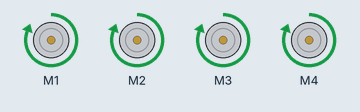
This sketch was run on a simulated Arduino Uno, built with avr-gcc and run on an emulated ATmega328P. Shown: 4 × DC motor (green arrow = forward, orange = backward, longer = faster).

Above: at 0.1 s.
Timing chart, 0 to 1.6 s (numbered marks = the images above):
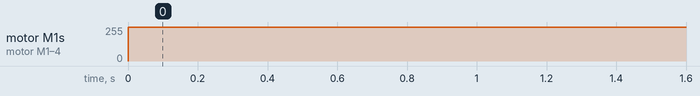

Measured:
- by itself, motor M1–4: stopped → forward 255/255 at 0.00 s

The sketch:

just_forward.ino
```cpp
#include <AFMotor.h>

AF_DCMotor motor1(1);
AF_DCMotor motor2(2);
AF_DCMotor motor3(3);
AF_DCMotor motor4(4);

void setup() {
  // put your setup code here, to run once:
  Serial.begin(9600);
}

void loop() {
  // put your main code here, to run repeatedly:
  motor1.setSpeed(speed(100));
  motor1.run(FORWARD);
  motor2.setSpeed(speed(100));
  motor2.run(FORWARD);
  motor3.setSpeed(speed(100));
  motor3.run(FORWARD);
  motor4.setSpeed(speed(100));
  motor4.run(FORWARD);

}
int speed(int x){
  return map(x, 0, 100, 0, 255);
}
```
